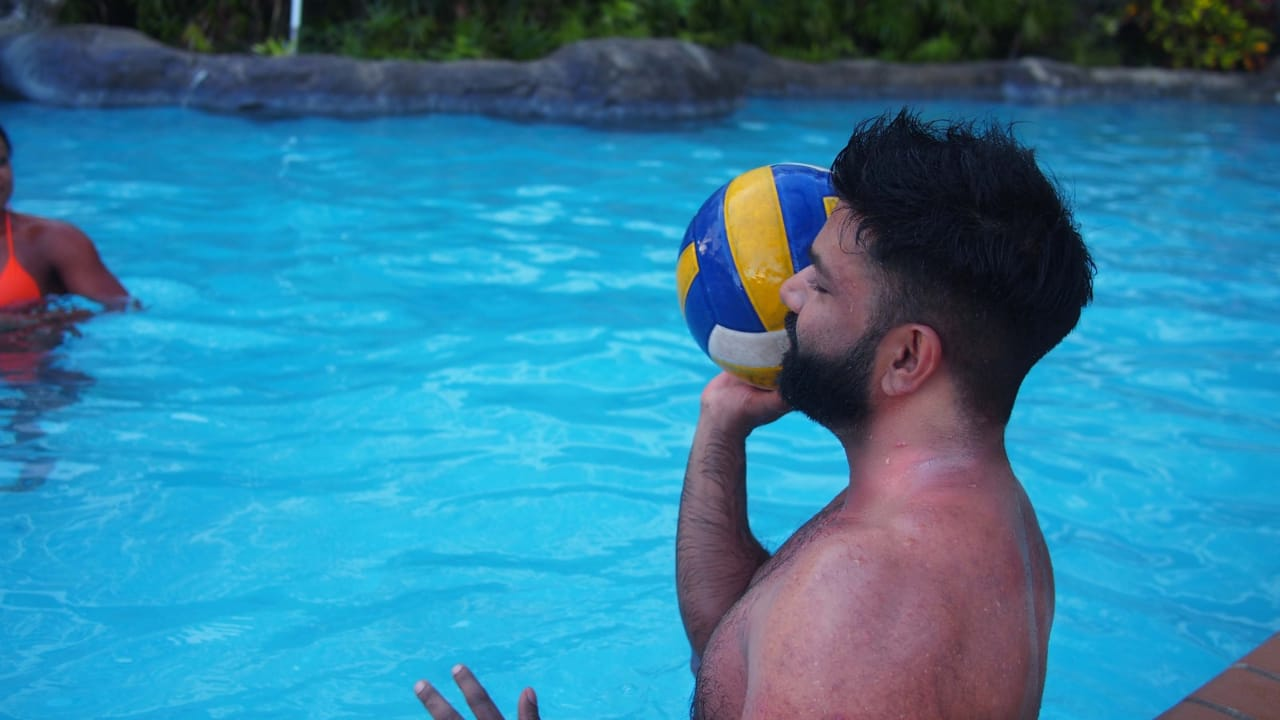
#> input picture publicSource/images/Volleyball.jpeg, 1280 x 720 px
$ python translations.py
#> lines starting #> are read from the running program, lines starting #| are printed output that depends on the picture
import cv2
import numpy as np
from matplotlib import pyplot as plt

# Define our imshow function
def imshow(title = "Image", image = None, size = 10):
    w, h = image.shape[0], image.shape[1]
    aspect_ratio = w/h
    plt.figure(figsize=(size * aspect_ratio,size))
    plt.imshow(cv2.cvtColor(image, cv2.COLOR_BGR2RGB))
    plt.title(title)
    plt.show()


image= cv2.imread('../publicSource/images/Volleyball.jpeg')
#> image is the input picture: shape (720, 1280, 3); mean B, G, R 159.8, 127.4, 49.9
imshow("Original", image)

# Store height and width of the image
height, width = image.shape[0],image.shape[1]
#> height = 720; width = 1280

# We shift it by quarter of the height and width
quarter_height, quarter_width = height/4, width/4
#> quarter_height = 180; quarter_width = 320

# Our Translation
#       | 1 0 Tx |
#  T  = | 0 1 Ty |

# T is our translation matrix
T = np.float32([[1, 0, quarter_width], [0, 1,quarter_height]])
#> T = [[1, 0, 320], [0, 1, 180]]

# We use warpAffine to transform the image using the matrix, T
img_translation = cv2.warpAffine(image, T, (width, height))
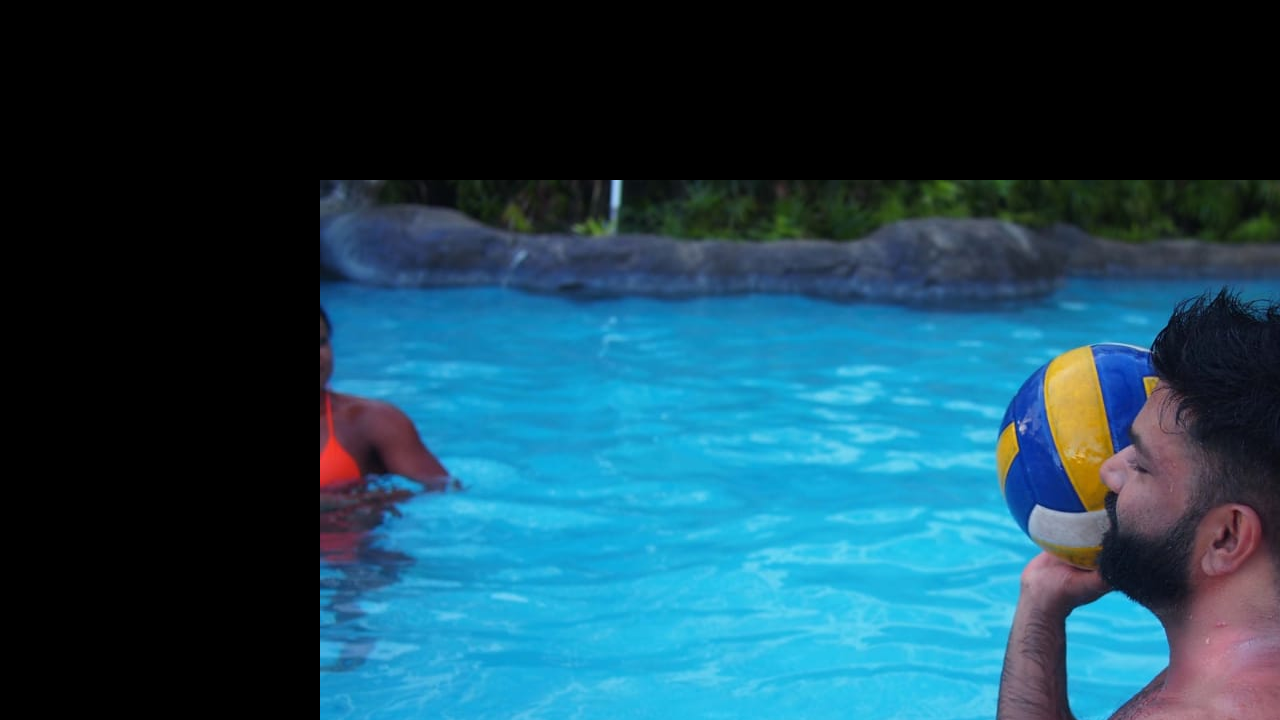
#> img_translation: shape (720, 1280, 3); mean B, G, R 87.3, 69.7, 26.7
imshow("Translated", img_translation)

# Load our image
image = cv2.imread('../publicSource/images/Volleyball.jpeg')
height, width = image.shape[:2]

# Divide by two to rototate the image around its centre
rotation_matrix = cv2.getRotationMatrix2D((width/2, height/2), 90, 0.5)

# Input our image, the rotation matrix and our desired final width and height
rotated_image = cv2.warpAffine(image, rotation_matrix, (width, height))
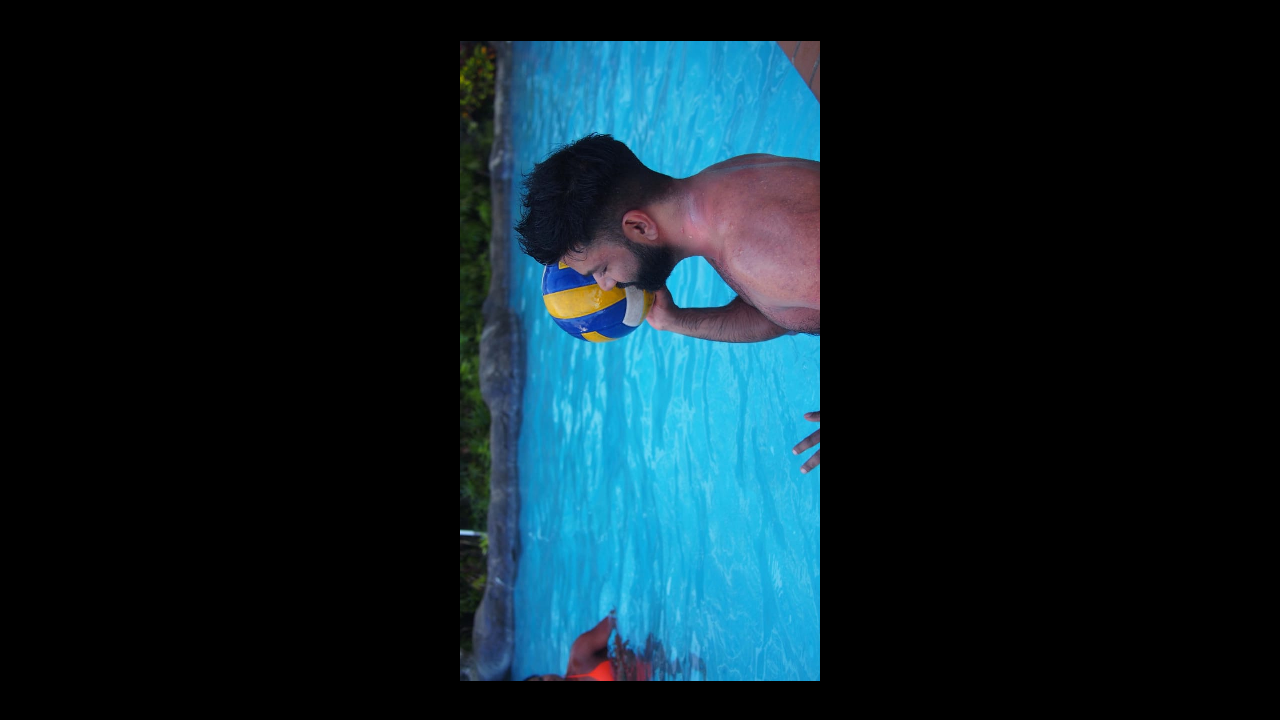
#> rotated_image: shape (720, 1280, 3); mean B, G, R 39.9, 31.8, 12.5
imshow("Rotated 90 degrees with scale = 0.5", rotated_image)

rotated_image = cv2.transpose(image)
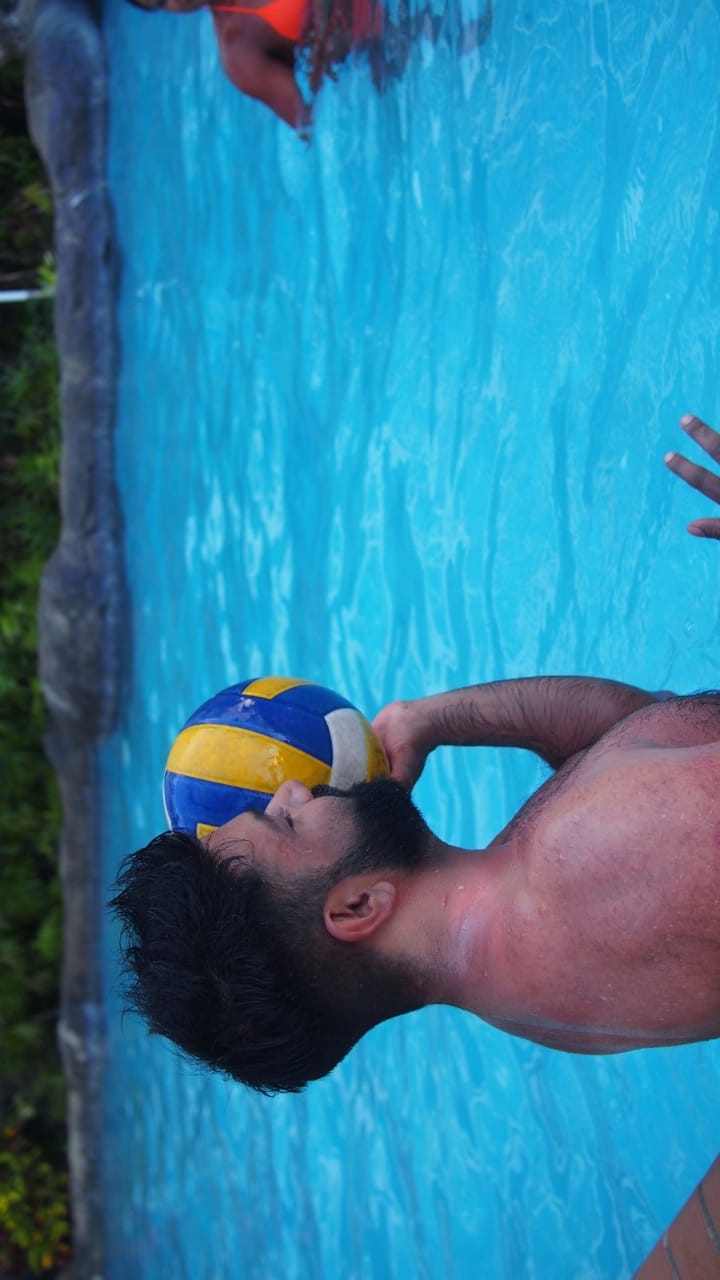
#> rotated_image: shape (1280, 720, 3); mean B, G, R 159.8, 127.4, 49.9
imshow("Original", image)
imshow("Rotated using Transpose", rotated_image)

$ run again, with publicSource/images/castara.jpeg copied over publicSource/images/Volleyball.jpeg
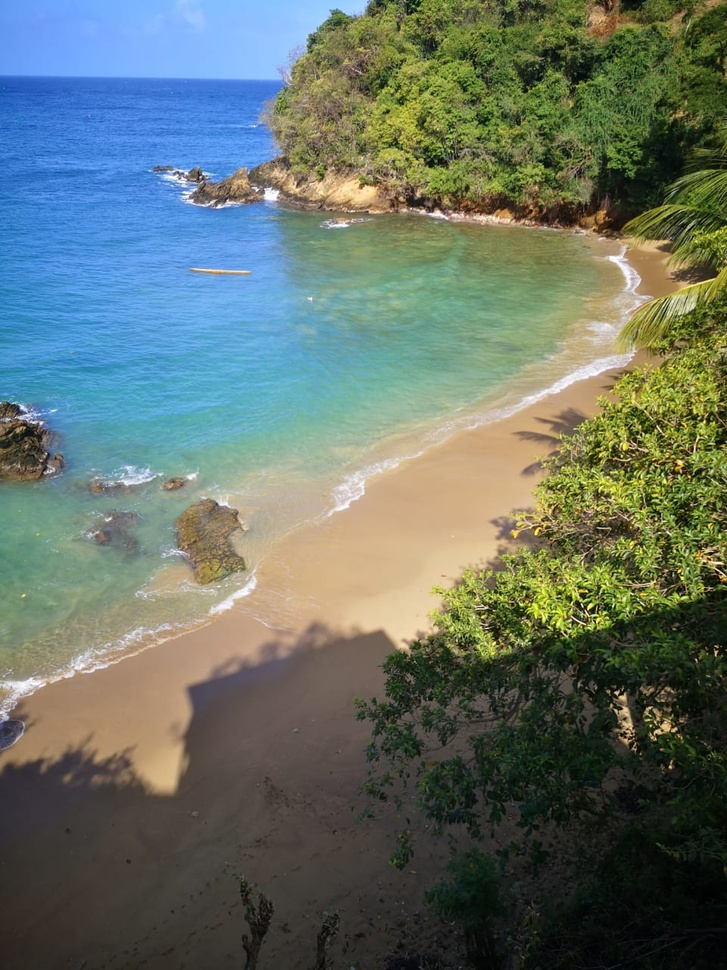
#> input picture publicSource/images/castara.jpeg, 727 x 970 px, shrunk from 960 x 1280 before the run
#> image is the input picture: shape (970, 727, 3); mean B, G, R 103, 113.5, 101.1
#> `img_translation = cv2.warpAffine(image, T, (width, height))`:
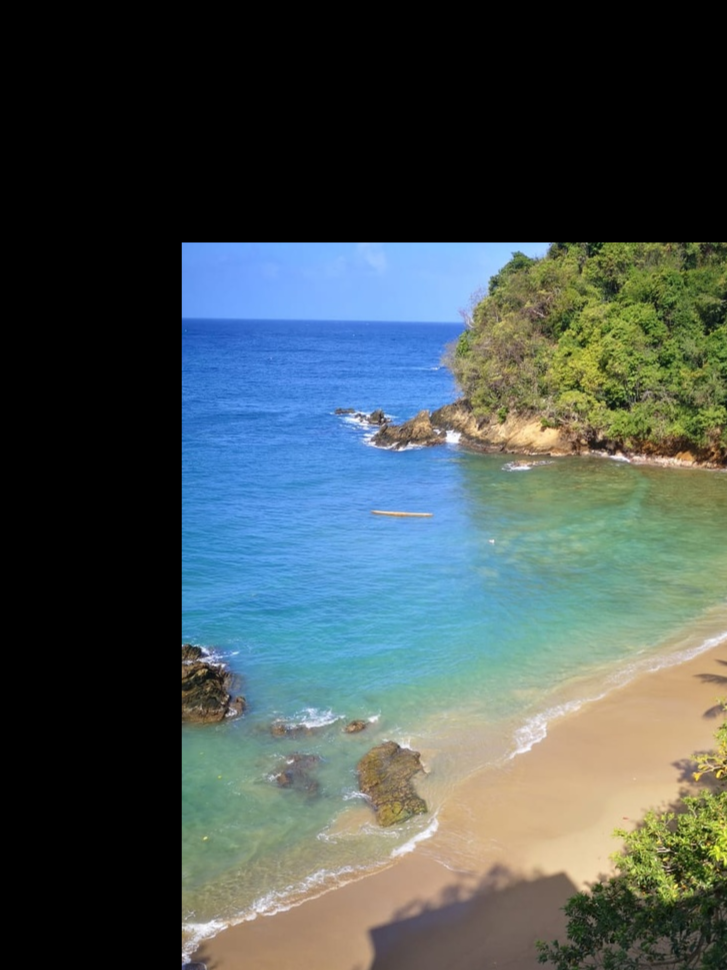
#> img_translation: shape (970, 727, 3); mean B, G, R 82.1, 82.2, 69.9
#> `rotated_image = cv2.transpose(image)`:
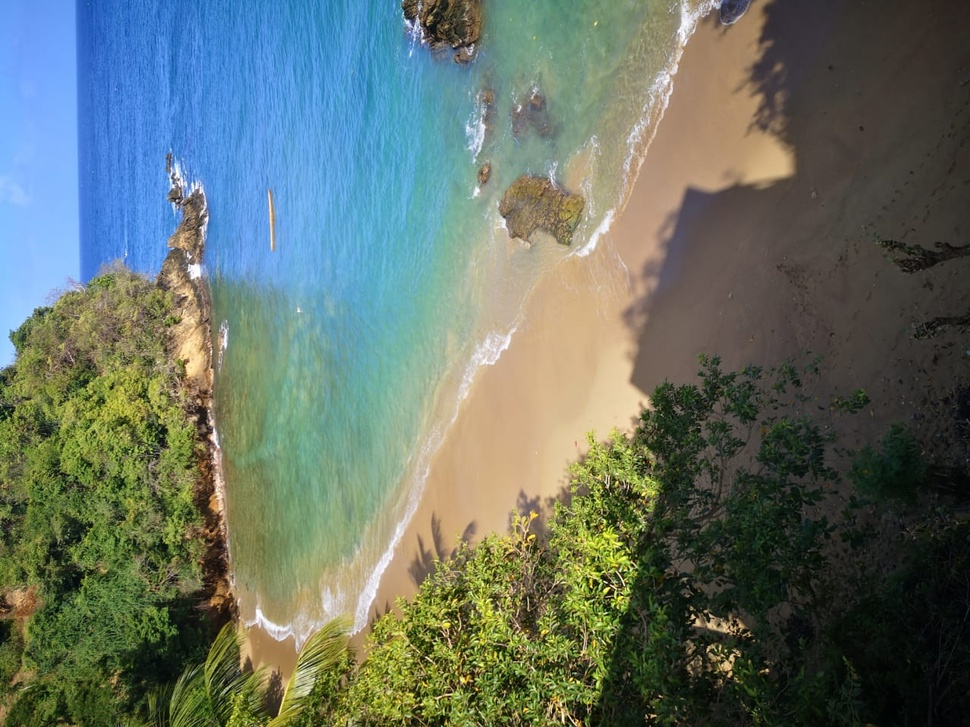
#> rotated_image: shape (727, 970, 3); mean B, G, R 103, 113.5, 101.1
